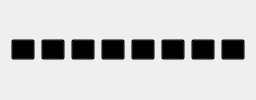
             <widget class="QWidget" name="widOkOrN" native="true">
              <layout class="QGridLayout" name="gridLayout_3">
               <item row="0" column="0">
                <layout class="QHBoxLayout" name="horizontalLayout">
                 <item>
                  <widget class="QToolButton" name="tpProCheck1">
                   <property name="toolTip">
                    <string>通道一</string>
                   </property>
                   <property name="styleSheet">
                    <string notr="true">		background:transparent;
</string>
                   </property>
                   <property name="text">
                    <string>...</string>
                   </property>
                   <property name="icon">
                    <iconset resource="qss.qrc">
                     <normaloff>:/images/image/gou.png</normaloff>:/images/image/gou.png</iconset>
                   </property>
                   <property name="iconSize">
                    <size>
                     <width>35</width>
                     <height>35</height>
                    </size>
                   </property>
                   <property name="checkable">
                    <bool>false</bool>
                   </property>
                  </widget>
                 </item>
                 <item>
                  <widget class="QToolButton" name="tpProCheck2">
                   <property name="toolTip">
                    <string>通道二</string>
                   </property>
                   <property name="styleSheet">
                    <string notr="true">		background:transparent;
</string>
                   </property>
                   <property name="text">
                    <string>...</string>
                   </property>
                   <property name="icon">
                    <iconset resource="qss.qrc">
                     <normaloff>:/images/image/gou.png</normaloff>:/images/image/gou.png</iconset>
                   </property>
                   <property name="iconSize">
                    <size>
                     <width>35</width>
                     <height>35</height>
                    </size>
                   </property>
                   <property name="checkable">
                    <bool>false</bool>
                   </property>
                  </widget>
                 </item>
                 <item>
                  <widget class="QToolButton" name="tpProCheck3">
                   <property name="toolTip">
                    <string>通道三</string>
                   </property>
                   <property name="styleSheet">
                    <string notr="true">		background:transparent;
</string>
                   </property>
                   <property name="text">
                    <string>...</string>
                   </property>
                   <property name="icon">
                    <iconset resource="qss.qrc">
                     <normaloff>:/images/image/gou.png</normaloff>:/images/image/gou.png</iconset>
                   </property>
                   <property name="iconSize">
                    <size>
                     <width>35</width>
                     <height>35</height>
                    </size>
                   </property>
                   <property name="checkable">
                    <bool>false</bool>
                   </property>
                  </widget>
                 </item>
                 <item>
                  <widget class="QToolButton" name="tpProCheck4">
                   <property name="toolTip">
                    <string>通道四</string>
                   </property>
                   <property name="styleSheet">
                    <string notr="true">		background:transparent;
</string>
                   </property>
                   <property name="text">
                    <string>...</string>
                   </property>
                   <property name="icon">
                    <iconset resource="qss.qrc">
                     <normaloff>:/images/image/gou.png</normaloff>:/images/image/gou.png</iconset>
                   </property>
                   <property name="iconSize">
                    <size>
                     <width>35</width>
                     <height>35</height>
                    </size>
                   </property>
                   <property name="checkable">
                    <bool>false</bool>
                   </property>
                  </widget>
                 </item>
                 <item>
                  <widget class="QToolButton" name="tpProCheck5">
                   <property name="toolTip">
                    <string>通道五</string>
                   </property>
                   <property name="styleSheet">
                    <string notr="true">		background:transparent;
</string>
                   </property>
                   <property name="text">
                    <string>...</string>
                   </property>
                   <property name="icon">
                    <iconset resource="qss.qrc">
                     <normaloff>:/images/image/gou.png</normaloff>:/images/image/gou.png</iconset>
                   </property>
                   <property name="iconSize">
                    <size>
                     <width>35</width>
                     <height>35</height>
                    </size>
                   </property>
                   <property name="checkable">
                    <bool>false</bool>
                   </property>
                  </widget>
                 </item>
                 <item>
                  <widget class="QToolButton" name="tpProCheck6">
                   <property name="toolTip">
                    <string>通道六</string>
                   </property>
                   <property name="styleSheet">
                    <string notr="true">		background:transparent;
</string>
                   </property>
                   <property name="text">
                    <string>...</string>
                   </property>
                   <property name="icon">
                    <iconset resource="qss.qrc">
                     <normaloff>:/images/image/gou.png</normaloff>:/images/image/gou.png</iconset>
                   </property>
                   <property name="iconSize">
                    <size>
                     <width>35</width>
                     <height>35</height>
                    </size>
                   </property>
                   <property name="checkable">
                    <bool>false</bool>
                   </property>
                  </widget>
                 </item>
                 <item>
                  <widget class="QToolButton" name="tpProCheck7">
                   <property name="toolTip">
                    <string>通道七</string>
                   </property>
                   <property name="styleSheet">
                    <string notr="true">		background:transparent;
</string>
                   </property>
                   <property name="text">
                    <string>...</string>
                   </property>
                   <property name="icon">
                    <iconset resource="qss.qrc">
                     <normaloff>:/images/image/gou.png</normaloff>:/images/image/gou.png</iconset>
                   </property>
                   <property name="iconSize">
                    <size>
                     <width>35</width>
                     <height>35</height>
                    </size>
                   </property>
                   <property name="checkable">
                    <bool>false</bool>
                   </property>
                  </widget>
                 </item>
                 <item>
                  <widget class="QToolButton" name="tpProCheck8">
                   <property name="toolTip">
                    <string>通道八</string>
                   </property>
                   <property name="styleSheet">
                    <string notr="true">		background:transparent;
</string>
                   </property>
                   <property name="text">
                    <string>...</string>
                   </property>
                   <property name="icon">
                    <iconset resource="qss.qrc">
                     <normaloff>:/images/image/gou.png</normaloff>:/images/image/gou.png</iconset>
                   </property>
                   <property name="iconSize">
                    <size>
                     <width>35</width>
                     <height>35</height>
                    </size>
                   </property>
                   <property name="checkable">
                    <bool>false</bool>
                   </property>
                  </widget>
                 </item>
                </layout>
               </item>
              </layout>
             </widget>
